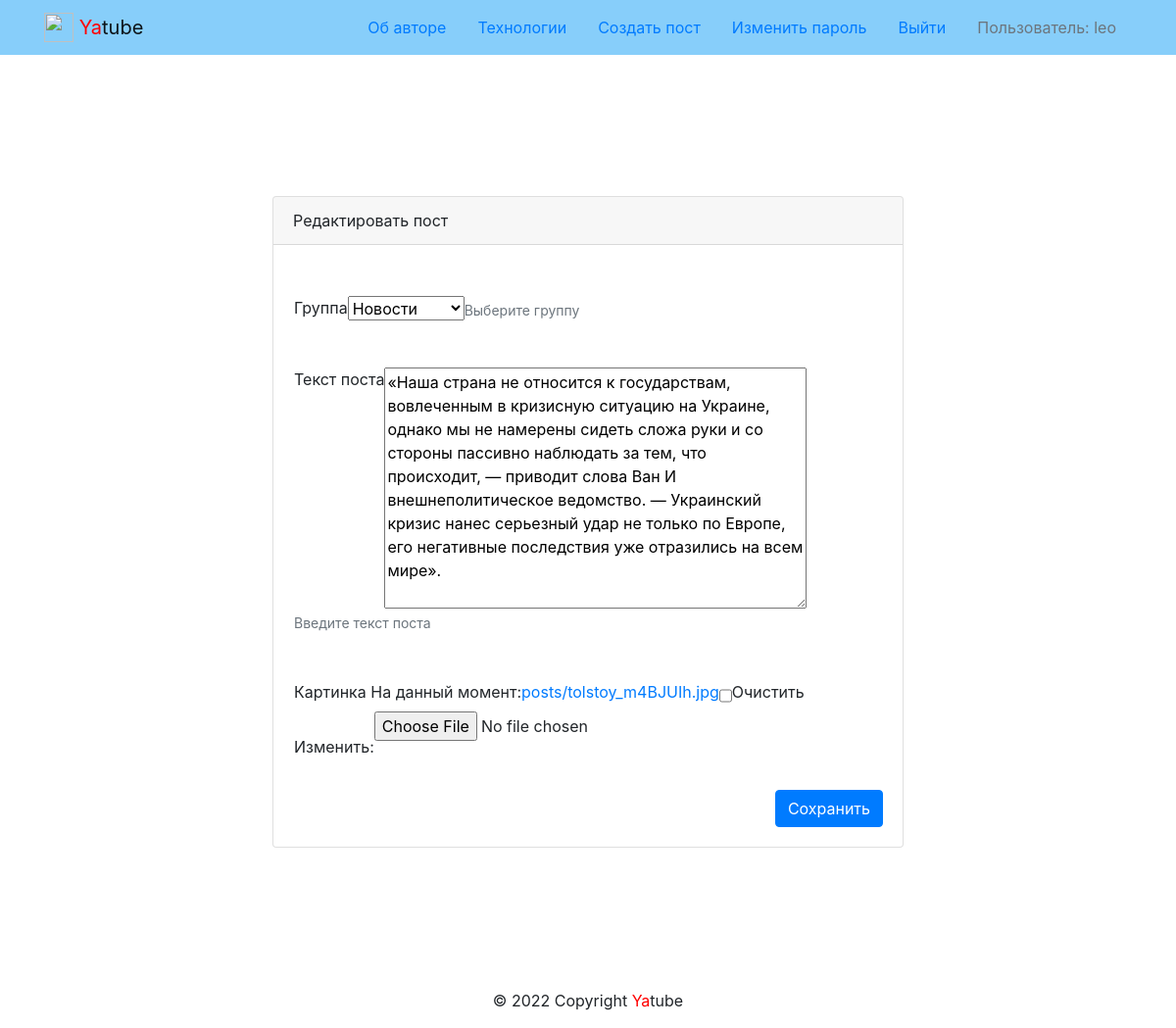
Page /posts/40/edit/ (signed in) on the committed database.
### posts/models.py (models this page shows, shortened)
class Post(models.Model):
    text = models.TextField(
        verbose_name="Текст поста",
        help_text="Введите текст поста")
    pub_date = models.DateTimeField(
        auto_now_add=True,
        verbose_name="Дата публикации",
        help_text="Дата публикации")
    author = models.ForeignKey(
        User,
        on_delete=models.CASCADE,
        related_name="posts",
        verbose_name="Автор",
        help_text="Автор поста")
    group = models.ForeignKey(
        Group,
        on_delete=models.SET_NULL,
        related_name="posts",
        verbose_name="Группа",
        help_text="Выберите группу",
        blank=True,
        null=True)
    image = models.ImageField(
        verbose_name='Картинка',
        upload_to='posts/',
        blank=True
    )
    class Meta:
        ordering = ('-pub_date',)
        verbose_name = 'Пост'
        verbose_name_plural = 'Посты'

### posts/views.py (the view)
# urls.py: path('posts/<int:post_id>/edit/', views.post_edit, name='post_edit'),
@login_required
def post_edit(request, post_id):
    post = get_object_or_404(Post, pk=post_id)
    if post.author != request.user:
        return redirect('posts:post_detail', post_id=post_id)
    form = PostForm(
        request.POST or None,
        files=request.FILES or None,
        instance=post
    )
    if form.is_valid():
        form.save()
        return redirect('posts:post_detail', post_id=post_id)
    context = {
        'post': post,
        'form': form,
        'is_edit': True,
    }
    return render(request, 'posts/create_post.html', context)

### posts/forms.py
class PostForm(forms.ModelForm):
    class Meta:
        model = Post
        fields = ("group", "text", 'image',)

### core/context_processors/year.py (called while the page is built)
def year(request):
    return {
        'year': datetime.now().year
    }

### posts/models.py (called while the page is built)
    def __str__(self):
        return self.title

### templates/posts/create_post.html (shortened to what this page needs)
{% extends 'base.html' %}
{% block content %}
  <div class="container py-5">
    <div class="row justify-content-center">
      <div class="col-md-8 p-5">
        <div class="card">
          <div class="card-header">
            {% if is_edit %}
              Редактировать пост
            {% else %}
              Новый пост
            {% endif %}
          </div>
          <div class="card-body">
          <form method="post" action="" enctype="multipart/form-data">
            {% for field in form  %}
             <div class="form-group row my-3 p-3"">
              {{ field.label }} {{field}}
              <small id="id_text-help" class="form-text text-muted">
                {{ field.help_text }}
              </small>
             </div>
            {% endfor %}
          <div class="d-flex justify-content-end">
            <button type="submit" class="btn btn-primary">
              {% if is_edit %}
                Сохранить
              {% else %}
                Добавить
              {% endif %}
            </button>
          </div>
          </form>
          </div>
        </div>
      </div>
    </div>
  </div>
{% endblock %}

### templates/includes/header.html (shortened to what this page needs)
{% load static %}
<nav class="navbar navbar-light" style="background-color: lightskyblue">
  <div class="container">
    <a class="navbar-brand" href="{% url 'posts:index' %}">
      <img src="{% static 'img/logo.png' %}" width="30" height="30" class="d-inline-block align-top" alt="">
      <span style="color:red">Ya</span>tube
    </a>
    <ul class = "nav nav-pills" >
      <li class = "nav-item" >
         <a class="nav-link
                 "
          href="{% url 'about:author' %}"
          > Об авторе
        </a>
      </li>
      <li class = "nav-item" >
         <a class="nav-link
                 "
          href="{% url 'about:tech' %}"
          > Технологии
         </a>
      </li>
      {% if user.is_authenticated %}
        <li class = "nav-item" >
          <a class="nav-link
                  "
          href="{% url 'posts:post_create' %}"
          > Cоздать пост
          </a>
        </li>
        <li class = "nav-item" >
          <a class="nav-link
                  "
          href="{% url 'users:password_change_form' %}"
          > Изменить пароль
          </a>
        </li>
        <li class = "nav-item" >
          <a class="nav-link
                  "
          href="{% url 'users:logout' %}"
          > Выйти
          </a>
        </li>
        <li class = "nav-item" >
          <a class="nav-link disabled
                  "
          > Пользователь: {{ user.username }}
          </a>
        </li>
     {% endif %}
    </ul>
  </div>
</nav>

### rows in the picture
Post: form "Новости" "«Наша страна не относится к государствам, вовлеченным в кризисную ситуацию на Украине, однако мы не намерены сидеть сложа руки и со стороны пассивно наблюдать за тем, что происходит, — приводит слова Ван И внешнеполитическое ведомство. — Украинский кризис нанес серьезный удар не только по Европе, его негативные последствия уже отразились на всем мире»."

### other values in the picture
{{ user.username }} "leo"
{{ field.label }} "Группа" "Текст поста" "Картинка"
{{ field.help_text }} "Выберите группу" "Введите текст поста"
{{ current_year }} "2022"
